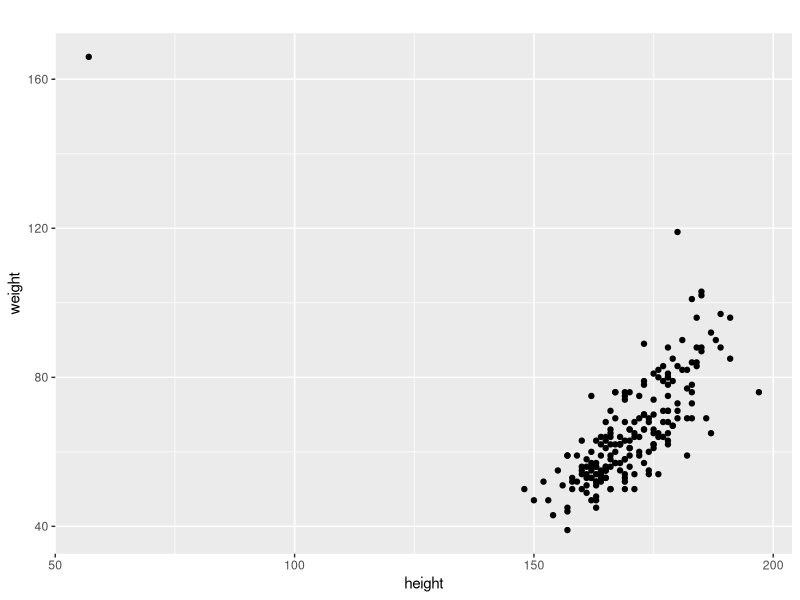
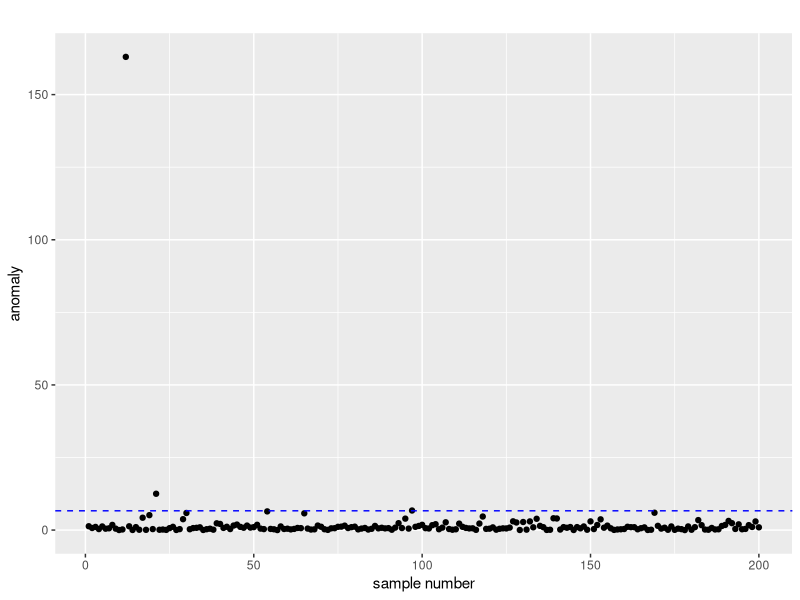
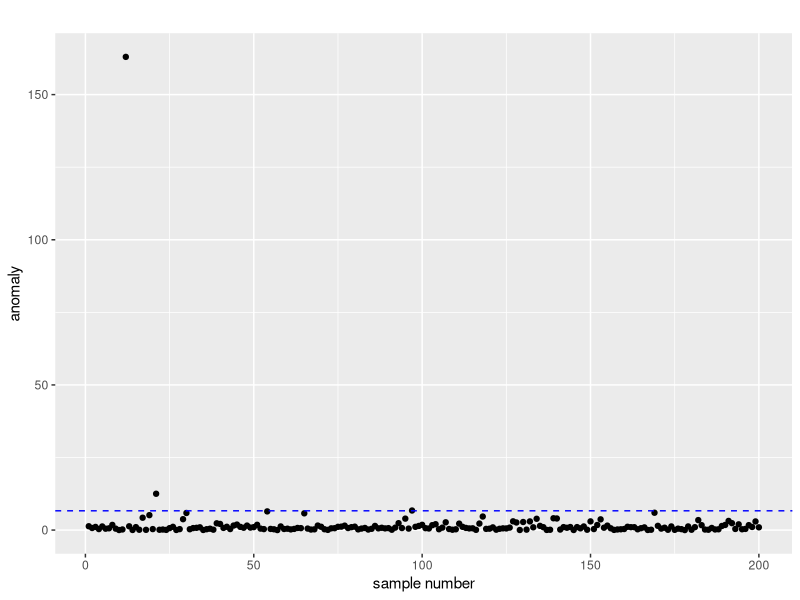

Reproduce these figures in R, in order.
require(ggplot2)
require(car)

# change working directory
frame_files <- lapply(sys.frames(), function(x) x$ofile)
frame_files <- Filter(Negate(is.null), frame_files)
setwd(dirname(frame_files[[length(frame_files)]]))

summary(Davis)
# sex         weight          height          repwt            repht
# F:112   Min.   : 39.0   Min.   : 57.0   Min.   : 41.00   Min.   :148.0
# M: 88   1st Qu.: 55.0   1st Qu.:164.0   1st Qu.: 55.00   1st Qu.:160.5
#         Median : 63.0   Median :169.5   Median : 63.00   Median :168.0
#         Mean   : 65.8   Mean   :170.0   Mean   : 65.62   Mean   :168.5
#         3rd Qu.: 74.0   3rd Qu.:177.2   3rd Qu.: 73.50   3rd Qu.:175.0
#         Max.   :166.0   Max.   :197.0   Max.   :124.00   Max.   :200.0
#                                         NA's   :17       NA's   :17

d <- data.frame(h=Davis$height, w=Davis$weight)

p <- ggplot(d,
      aes(
        x=d$h,
        y=d$w
      )
    )

p <- p + geom_point() + labs(title="", x="height", y="weight")
plot(p)

# hotelling
X <- cbind(Davis$height, Davis$weight)
mx <- colMeans(X) # sample mean
Xc <- X - matrix(1, nrow(X), 1) %*% mx # centration
Sx <- t(Xc) %*% Xc / nrow(X) # sample Variance-covariance matrix
a <- rowSums((Xc %*% solve(Sx)) * Xc) # anomaly
th <-  qchisq(0.99, 1) # threshold

dd <- data.frame(a)

p <- ggplot(dd,
      aes(
        x=c(1:200),
        y=dd$a
      )
    )
p <- p + geom_point() + geom_hline(yintercept=th, linetype="dashed", colour="blue") + labs(title="", x="sample number", y="anomaly")
plot(p)
ggsave("./img/multivariate-normal-anomaly.png", p)
